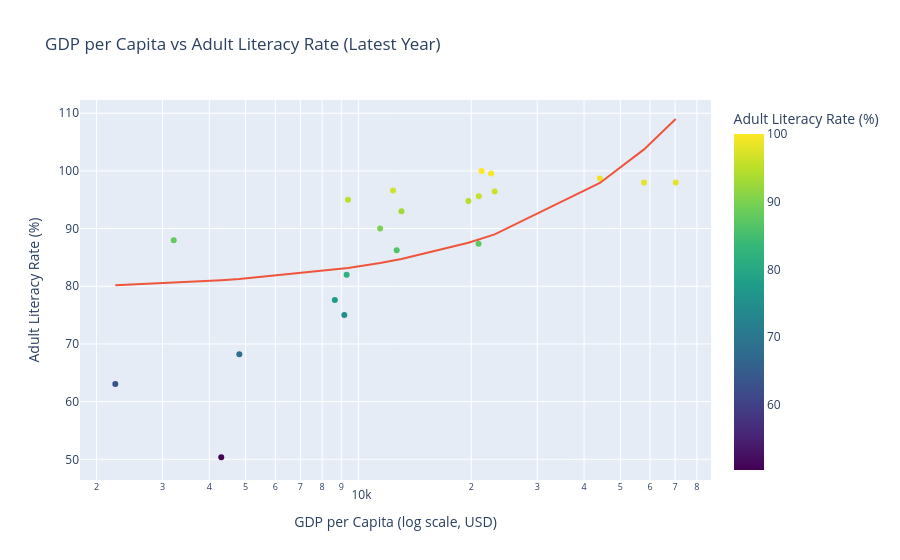

Notebook code cell kept with this figure:
### Markdown cell above
### Bivariate Analysis

### Code cell
# ── Scatter: GDP vs Adult Literacy Rate  

import plotly.express as px

# Detect correct column automatically
adult_col = [c for c in df_lit_edu.columns if 'adult' in c.lower()][0]

# Prepare data
df_scatter = (
    df_lit_edu
    .dropna(subset=[adult_col, 'gdp_per_capita'])
    .query('year == year.max()')
)

# Plot
fig = px.scatter(
    df_scatter,
    x='gdp_per_capita',
    y=adult_col,
    hover_name='country',
    log_x=True,
    trendline='ols',
    title='GDP per Capita vs Adult Literacy Rate (Latest Year)',
    labels={
        'gdp_per_capita': 'GDP per Capita (log scale, USD)',
        adult_col: 'Adult Literacy Rate (%)'
    },
    color=adult_col,
    color_continuous_scale='Viridis',
    size_max=15
)

fig.show()

### Figure 1 — Plotly figure (JSON) as saved in the notebook; plotly's stock layout.template omitted (floating-point values rounded to 4 significant figures)
{"data": [{"hovertemplate": "<b>%{hovertext}</b><br><br>GDP per Capita (log scale, USD)=%{x}<br>Adult Literacy Rate (%)=%{marker.color}<extra></extra>", "hovertext": ["Azerbaijan", "Bahrain", "East Asia and Pacific (WB)", "El Salvador", "Europe and Central Asia (WB)", "Georgia", "India", "Jordan", "Latin America and Caribbean (WB)", "Low-income countries", "Lower-middle-income countries", "Nauru", "Senegal", "South Asia (WB)", "Sri Lanka", "Sub-Saharan Africa (WB)", "Tunisia", "United Arab Emirates", "Upper-middle-income countries", "Vanuatu", "World"], "legendgroup": "", "marker": {"color": [100, 98, 96.43, 90, 98.69, 99.56, 82, 95, 94.79, 63.04, 77.63, 96.59, 50.36, 75.01, 93, 68.2, 86.25, 98, 95.62, 87.96, 87.36], "coloraxis": "coloraxis", "symbol": "circle"}, "mode": "markers", "name": "", "orientation": "v", "showlegend": false, "type": "scatter", "x": [21310.0, 57820.0, 23100.0, 11420.0, 44090.0, 22590.0, 9302.0, 9381.0, 19660.0, 2245.0, 8650.0, 12370.0, 4305.0, 9169.0, 13020.0, 4810.0, 12650.0, 70240.0, 20950.0, 3215.0, 20920.0], "xaxis": "x", "y": [100, 98, 96.43, 90, 98.69, 99.56, 82, 95, 94.79, 63.04, 77.63, 96.59, 50.36, 75.01, 93, 68.2, 86.25, 98, 95.62, 87.96, 87.36], "yaxis": "y"}, {"hovertemplate": "<b>OLS trendline</b><br>adult_literacy = 0.000424128 * gdp_per_capita + 79.2045<br>R<sup>2</sup>=0.310872<br><br>GDP per Capita (log scale, USD)=%{x}<br>Adult Literacy Rate (%)=%{y} <b>(trend)</b><extra></extra>", "legendgroup": "", "marker": {"symbol": "circle"}, "mode": "lines", "name": "", "showlegend": false, "type": "scatter", "x": [2245.0, 3215.0, 4305.0, 4810.0, 8650.0, 9169.0, 9302.0, 9381.0, 11420.0, 12370.0, 12650.0, 13020.0, 19660.0, 20920.0, 20950.0, 21310.0, 22590.0, 23100.0, 44090.0, 57820.0, 70240.0], "xaxis": "x", "y": [80.16, 80.57, 81.03, 81.24, 82.87, 83.09, 83.15, 83.18, 84.05, 84.45, 84.57, 84.73, 87.54, 88.08, 88.09, 88.24, 88.79, 89.0, 97.9, 103.7, 109.0], "yaxis": "y"}], "layout": {"coloraxis": {"colorbar": {"title": {"text": "Adult Literacy Rate (%)"}}, "colorscale": [[0, "#440154"], [0.1111, "#482878"], [0.2222, "#3e4989"], [0.3333, "#31688e"], [0.4444, "#26828e"], [0.5556, "#1f9e89"], [0.6667, "#35b779"], [0.7778, "#6ece58"], [0.8889, "#b5de2b"], [1, "#fde725"]]}, "legend": {"tracegroupgap": 0}, "title": {"text": "GDP per Capita vs Adult Literacy Rate (Latest Year)"}, "xaxis": {"anchor": "y", "domain": [0, 1], "title": {"text": "GDP per Capita (log scale, USD)"}, "type": "log"}, "yaxis": {"anchor": "x", "domain": [0, 1], "title": {"text": "Adult Literacy Rate (%)"}}}}
